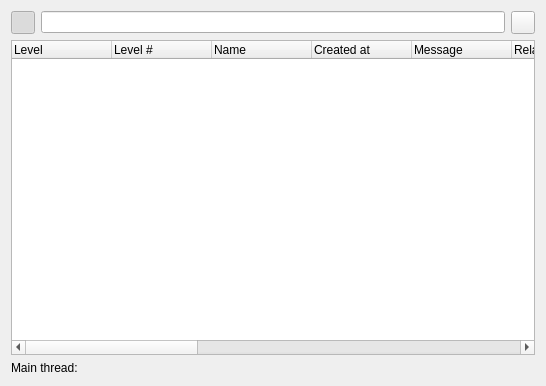
<?xml version="1.0" encoding="UTF-8"?>
<ui version="4.0">
 <class>XLogRecordWidget</class>
 <widget class="QWidget" name="XLogRecordWidget">
  <property name="geometry">
   <rect>
    <x>0</x>
    <y>0</y>
    <width>546</width>
    <height>386</height>
   </rect>
  </property>
  <property name="windowTitle">
   <string>Log Record Widget</string>
  </property>
  <layout class="QGridLayout" name="gridLayout">
   <item row="0" column="0">
    <widget class="XToolButton" name="uiRecordBTN">
     <property name="toolTip">
      <string>&lt;html&gt;&lt;head/&gt;&lt;body&gt;&lt;p&gt;Toggle Active Listening&lt;/p&gt;&lt;/body&gt;&lt;/html&gt;</string>
     </property>
     <property name="icon">
      <iconset resource="../../../../../resources/projexui_default.qrc">
       <normaloff>:/default/img/debug/break.png</normaloff>:/default/img/debug/break.png</iconset>
     </property>
     <property name="checkable">
      <bool>true</bool>
     </property>
     <property name="checked">
      <bool>true</bool>
     </property>
     <property name="x_shadowed" stdset="0">
      <bool>true</bool>
     </property>
    </widget>
   </item>
   <item row="0" column="1">
    <widget class="XSearchEdit" name="uiFilterTXT">
     <property name="x_hint" stdset="0">
      <string>filter records</string>
     </property>
    </widget>
   </item>
   <item row="0" column="2">
    <widget class="XPopupButton" name="uiSettingsBTN">
     <property name="icon">
      <iconset resource="../../../../../resources/projexui_default.qrc">
       <normaloff>:/default/img/config.png</normaloff>:/default/img/config.png</iconset>
     </property>
     <property name="x_shadowed" stdset="0">
      <bool>true</bool>
     </property>
    </widget>
   </item>
   <item row="1" column="0" colspan="3">
    <widget class="XTreeWidget" name="uiRecordTREE">
     <property name="contextMenuPolicy">
      <enum>Qt::CustomContextMenu</enum>
     </property>
     <property name="selectionMode">
      <enum>QAbstractItemView::ExtendedSelection</enum>
     </property>
     <property name="selectionBehavior">
      <enum>QAbstractItemView::SelectItems</enum>
     </property>
     <property name="rootIsDecorated">
      <bool>false</bool>
     </property>
     <property name="x_hint" stdset="0">
      <string>No logging records have been found.  To setup logging, you can use the config panel on the top right button.</string>
     </property>
     <property name="x_showGrid" stdset="0">
      <bool>false</bool>
     </property>
     <property name="x_showGridColumns" stdset="0">
      <bool>false</bool>
     </property>
     <column>
      <property name="text">
       <string>Level</string>
      </property>
     </column>
     <column>
      <property name="text">
       <string>Level #</string>
      </property>
     </column>
     <column>
      <property name="text">
       <string>Name</string>
      </property>
     </column>
     <column>
      <property name="text">
       <string>Created at</string>
      </property>
     </column>
     <column>
      <property name="text">
       <string>Message</string>
      </property>
     </column>
     <column>
      <property name="text">
       <string>Relative time (secs)</string>
      </property>
     </column>
     <column>
      <property name="text">
       <string>Filename</string>
      </property>
     </column>
     <column>
      <property name="text">
       <string>Module</string>
      </property>
     </column>
     <column>
      <property name="text">
       <string>Function</string>
      </property>
     </column>
     <column>
      <property name="text">
       <string>Line #</string>
      </property>
     </column>
     <column>
      <property name="text">
       <string>Path</string>
      </property>
     </column>
     <column>
      <property name="text">
       <string>Process ID</string>
      </property>
     </column>
     <column>
      <property name="text">
       <string>Process Name</string>
      </property>
     </column>
     <column>
      <property name="text">
       <string>Thread</string>
      </property>
     </column>
     <column>
      <property name="text">
       <string>Thread Name</string>
      </property>
     </column>
    </widget>
   </item>
   <item row="2" column="0" colspan="3">
    <widget class="QLabel" name="uiFeedbackLBL">
     <property name="text">
      <string>Main thread: &lt;none&gt;</string>
     </property>
    </widget>
   </item>
  </layout>
 </widget>
 <customwidgets>
  <customwidget>
   <class>XLineEdit</class>
   <extends>QLineEdit</extends>
   <header>projexui.widgets.xlineedit</header>
  </customwidget>
  <customwidget>
   <class>XPopupButton</class>
   <extends>XToolButton</extends>
   <header>projexui.widgets.xpopupbutton</header>
  </customwidget>
  <customwidget>
   <class>XSearchEdit</class>
   <extends>XLineEdit</extends>
   <header>projexui.widgets.xsearchedit</header>
  </customwidget>
  <customwidget>
   <class>XToolButton</class>
   <extends>QToolButton</extends>
   <header>projexui.widgets.xtoolbutton</header>
  </customwidget>
  <customwidget>
   <class>XTreeWidget</class>
   <extends>QTreeWidget</extends>
   <header>projexui.widgets.xtreewidget</header>
  </customwidget>
 </customwidgets>
 <resources>
  <include location="../../../../../resources/projexui_default.qrc"/>
 </resources>
 <connections>
  <connection>
   <sender>uiFilterTXT</sender>
   <signal>textChanged(QString)</signal>
   <receiver>uiRecordTREE</receiver>
   <slot>filterItems(QString)</slot>
   <hints>
    <hint type="sourcelabel">
     <x>170</x>
     <y>22</y>
    </hint>
    <hint type="destinationlabel">
     <x>177</x>
     <y>92</y>
    </hint>
   </hints>
  </connection>
 </connections>
</ui>
